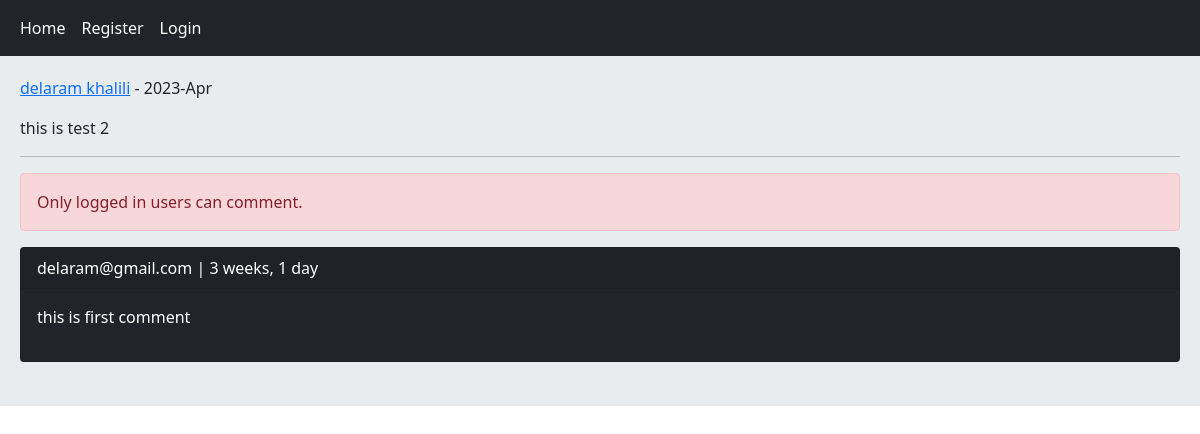
The page /post/11/this-is-test-2/ on the database as committed earlier.
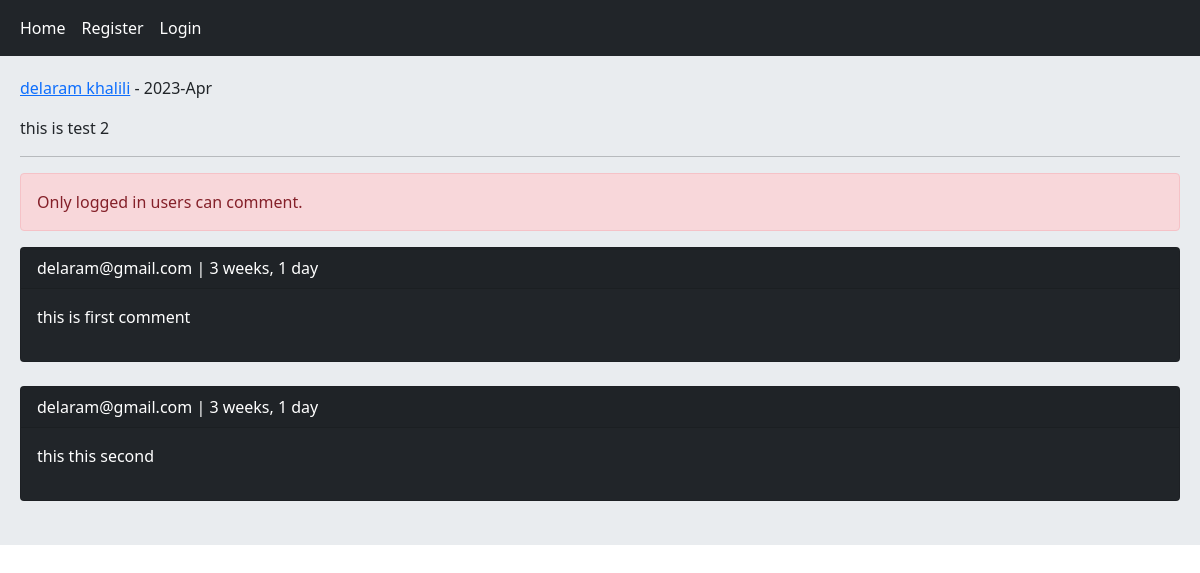
The same page on the database as committed later.
### home/models.py (models this page shows, shortened)
class Comment(models.Model):
	user = models.ForeignKey(User, on_delete=models.CASCADE, related_name='ucomments')
	post = models.ForeignKey(Post, on_delete=models.CASCADE, related_name='pcomments')
	reply = models.ForeignKey('self', on_delete=models.CASCADE, related_name='rcomments', blank=True, null=True)
	is_reply = models.BooleanField(default=False)
	body = models.TextField(max_length=400)
	created = models.DateTimeField(auto_now_add=True)

### accounts/models.py (models this page shows, shortened)
class User(AbstractBaseUser):
    staff_id = models.CharField(max_length=11, unique=True)
    email = models.EmailField(max_length=255, unique=True)
    phone_number = models.CharField(max_length=11)
    full_name = models.CharField(max_length=100)
    is_active = models.BooleanField(default=True)
    is_admin = models.BooleanField(default=False)
    objects = UserManager()
    USERNAME_FIELD = 'staff_id'
    REQUIRED_FIELDS = ['phone_number','email', 'full_name' ]
    def __str__(self):
        return self.email

### home/views.py (the view, shortened to what this page needs)
# urls.py: path('post/<int:post_id>/<slug:post_slug>/', views.PostDetailView.as_view(), name='post_detail'),
class PostDetailView(View):
	form_class = CommentCreateForm
	form_class_reply = CommentReplyForm
	def setup(self, request, *args, **kwargs):
		self.post_instance = get_object_or_404(Post, pk=kwargs['post_id'], slug=kwargs['post_slug'])
		return super().setup(request, *args, **kwargs)
	def get(self, request, *args, **kwargs):
		comments = self.post_instance.pcomments.filter(is_reply=False)
		can_like = False
		if request.user.is_authenticated and self.post_instance.user_can_like(request.user):
			can_like = True
		return render(request, 'home/detail.html', {'post':self.post_instance, 'comments':comments, 'form':self.form_class, 'reply_form':self.form_class_reply, 'can_like':can_like})

### home/templates/home/detail.html (shortened to what this page needs)
{% extends 'base.html' %}
{% block content %}
    <p><a href="{% url 'accounts:user_profile' post.user.id %}">{{ post.user.full_name }}</a> - {{ post.updated|date:"Y-M" }}</p>
    <p>{{ post.body }}</p><hr/>
    {% if request.user.is_authenticated %}
        {% if can_like %}
            <a href="{% url 'home:post_dislike' post.id %}" class=" btn btn-primary col-md-2"> Dislike </a>
        {% else %}
            <a href="{% url 'home:post_like' post.id %}" class=" btn btn-primary col-md-2"> Like </a>
         {% endif %}
        <p>{{ post.likes_count }}  like </p>
        <form action="" method="post">
            {% csrf_token %}
            {{ form.as_p }}
            <input type="submit" value="Send">
        </form> <br/>
    {% else %}
        <p class="alert alert-danger">Only logged in users can comment.</p>
    {% endif %}
    {% for comment in comments %}
        <div class="card bg-dark text-white">
            <p class="card-header">{{ comment.user }} | {{ comment.created|timesince }}</p>
            <p class="card-body">{{ comment.body }}</p>
        </div><br/>
    {% empty %}
        <p>No comments yet!</p>
    {% endfor %}
{% endblock %}

Rows that differ between the two databases and show on the page:
added Comment: user "delaram@gmail.com", created "3 weeks, 1 day", body "this this second"
